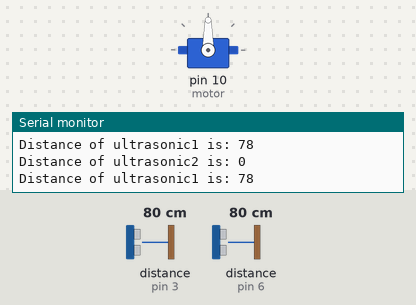
A sketch run on a simulated Arduino Uno, built with avr-gcc and run on an emulated ATmega328P. Parts: servo, the last lines printed to the serial monitor. Wiring (inferred from the names in the program): 2 × ultrasonic range finder: trigger pin 2, echo pin 3 / trigger pin 5, echo pin 6. The inputs (shaded band) are chosen by the test bench; at power-on: distance to the obstacle (sensors on pin 3, pin 6) 80 cm. The echo pulse lasts 58.3 µs per cm.

Above: at 1.8 s.
1.9 s: distance to the obstacle (sensor on pin 3) set to 98 cm
4.2 s: distance to the obstacle (sensor on pin 3) set to 106 cm
At 7.2 s:
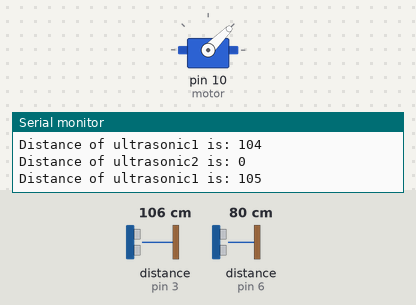
7.5 s: distance to the obstacle (sensor on pin 3) set to 2 cm
At 10.2 s:
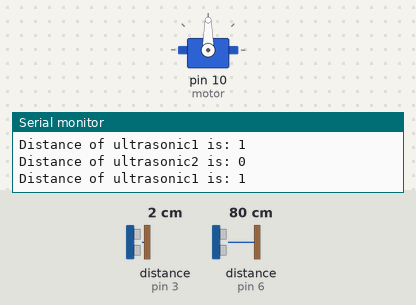
10.5 s: distance to the obstacle (sensor on pin 3) set to 120 cm
At 13.0 s:
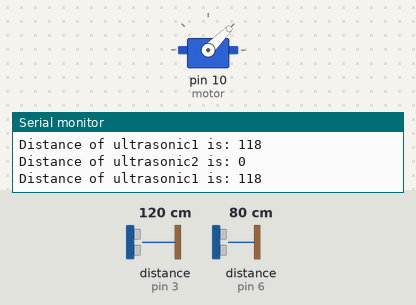
Timing chart, 0 to 14.5 s (numbered marks = the images above; inputs shaded):
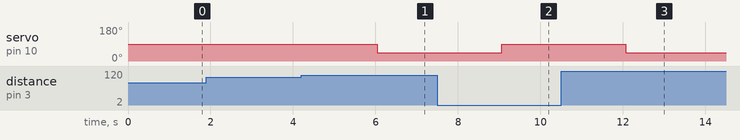

Measured:
- the behaviour switches between 102 and 103 cm on distance to the obstacle (sensor on pin 3) (found by bisection; images 0 and 1)
- after the input at 4.2 s, servo on pin 10 (motor): 90° → 45° after 1.8 s
- after the input at 7.5 s, servo on pin 10 (motor): 45° → 90° after 1.6 s
- after the input at 10.5 s, servo on pin 10 (motor): 90° → 45° after 1.6 s

The sketch:

sketch_jul07a.ino
```cpp
#include <Servo.h>
Servo motor; // servo object
int trig1 = 2; // pin of ultrasonic1
int echo1 = 3; // pin of ultrasonic1
int trig2 = 5; // pin of ultrasonic2
int echo2 = 6; // pin of ultrasonic2
int x1 = 0; // duration of pulses of ultrasonic1
int d1 = 0; // distance of ultrasonic1
int x2 = 0; // duration of pulses of ultrasonic2
int d2 = 0; // distance of ultrasonic2

void setup() {
  motor.attach(10); // servo motor pin
  pinMode(trig1,OUTPUT);
  pinMode(echo1,INPUT);
  pinMode(trig2,OUTPUT);
  pinMode(echo2,INPUT);
  Serial.begin(9600);
}

void loop() {
digitalWrite(trig1,LOW);
delayMicroseconds(2);
digitalWrite(trig1,HIGH);
delayMicroseconds(10);
digitalWrite(trig1,LOW);

digitalWrite(trig2,LOW);
delayMicroseconds(2);
digitalWrite(trig2,HIGH);
delayMicroseconds(10);
digitalWrite(trig2,LOW);

x1 = pulseIn(echo1,HIGH);
d1 = x1 * 0.034 / 2; // distance in cm
Serial.print("Distance of ultrasonic1 is: ");
Serial.println(d1);

x2 = pulseIn(echo2,HIGH);
d2 = x2 * 0.034 / 2; // distance in cm
Serial.print("Distance of ultrasonic2 is: ");
Serial.println(d2);

if (d1>0 && d1<=100){ // Big Size
  motor.write(90); // 90 degrees
}
else if (d2>0 && d2<=20){ // Medium Size
  motor.write(160); // 160 degrees
}
else { // Small Size
  motor.write(45); // 45 degrees
}
}
```
